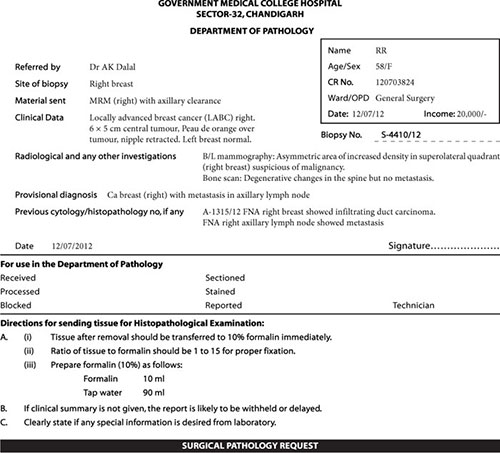
#> input picture sample2.jpg, 500 x 453 px
$ jupyter execute --allow-errors 'ImageToExcelTransform(Complex).ipynb'
#> lines starting #> are read from the running program, lines starting #| are printed output that depends on the picture; after the words box and inside, x2 and y2 are one past the last pixel; in counts of white or black regions, pixels touching at a corner belong together
[cell 1]
import pytesseract
import re
import openpyxl as opxl
from PIL import Image, ImageDraw
import nltk
from nltk.tokenize import word_tokenize, sent_tokenize
import re as regex
from collections import defaultdict
import cv2
import numpy as np

[cell 2]
import cv2

refPt = []
coords = []
cropping = False

def click_and_crop(event, x, y, flags, param):
    global refPt, cropping, coords, image

    if event == cv2.EVENT_LBUTTONDOWN:
        refPt = [(x, y)]
        cropping = True

    elif event == cv2.EVENT_LBUTTONUP:
        refPt.append((x, y))
        cropping = False

        if len(refPt) == 2:
            x_start, y_start = refPt[0]
            x_end, y_end = refPt[1]
            width = x_end - x_start
            height = y_end - y_start
            bbox = (x_start, y_start, width, height)
            coords.append(bbox)

            cv2.rectangle(image, refPt[0], refPt[1], (0, 255, 0), 2)
            cv2.imshow("image", image)

        refPt = []

image = cv2.imread('sample2.jpg')
#> image is the input picture: shape (453, 500, 3); mean B, G, R 232.8, 232.7, 232.8
clone = image.copy()

cv2.namedWindow("image")
cv2.setMouseCallback("image", click_and_crop)

while True:
    cv2.imshow("image", image)
    key = cv2.waitKey(1) & 0xFF
#> (key q is pressed here)
    if key == ord("r"):
        image = clone.copy()
        coords.clear()
    elif key == ord("q"):
        break

cv2.destroyAllWindows()

for i, box in enumerate(coords, 1):
    print(f"{i}: {box}")

[cell 3]
def string_conversion():
    pass


image = Image.open('sample2.jpg')
#> image: PIL image 500x453 RGB
placeholders = ['', ' ']
for box_coords in coords:
    new_image = image.crop((box_coords[0], box_coords[1], box_coords[0] + box_coords[2], box_coords[3] + box_coords[1]))
    ocr_data = pytesseract.image_to_data(new_image, output_type=pytesseract.Output.DICT)
    print(ocr_data)
    ocr_data['text'] = [o for o in ocr_data['text'] if o not in placeholders]
    string = ' '.join(ocr_data['text'])
    print(ocr_data['text'])
    print(string)

[cell 4]
#Method 2
image = cv2.imread('sample3.png')
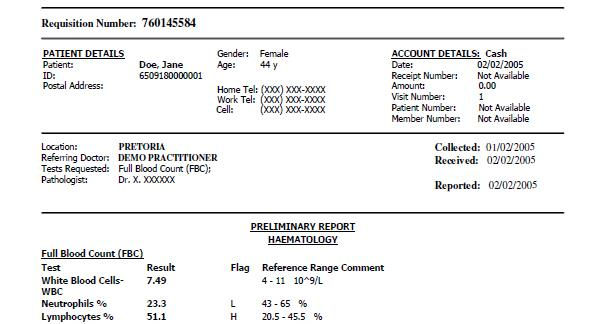
#> input picture sample3.png, 604 x 324 px
#> image is the input picture: shape (324, 604, 3); mean B, G, R 239.1, 239, 239
grayscale = cv2.cvtColor(image, cv2.COLOR_BGR2GRAY)
blur = cv2.GaussianBlur(grayscale, (7, 7), 0)
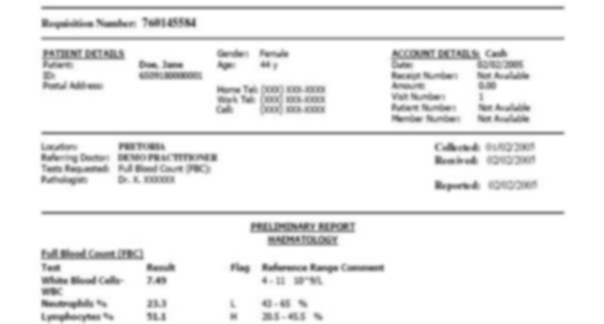
#> blur: shape (324, 604); min 97, max 255, mean 239
thresh = cv2.threshold(blur, 0, 255, cv2.THRESH_BINARY_INV + cv2.THRESH_OTSU)[1]
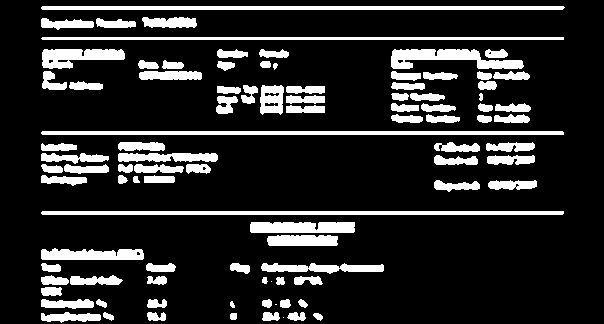
#> thresh: shape (324, 604); 16.1% white; 94 white regions (3 under 20 px), largest, box (x1, y1, x2, y2) and area: (41, 6, 565, 10) 2090, (41, 131, 564, 135) 2089, (41, 211, 564, 215) 2089

[cell 5]
# Load and preprocess
image = cv2.imread("sample3.png")
gray = cv2.cvtColor(image, cv2.COLOR_BGR2GRAY)
thresh = cv2.adaptiveThreshold(gray, 255, cv2.ADAPTIVE_THRESH_MEAN_C,
                               cv2.THRESH_BINARY_INV, 15, 10)
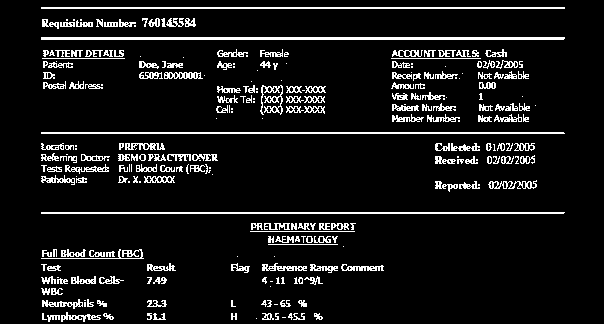
#> thresh: shape (324, 604); 8.8% white in thin lines or dots, all inside (x1, y1, x2, y2) = (41, 7, 565, 322)

# Dilate to connect boxes
kernel = cv2.getStructuringElement(cv2.MORPH_RECT, (5, 5))
dilated = cv2.dilate(thresh, kernel, iterations=2)
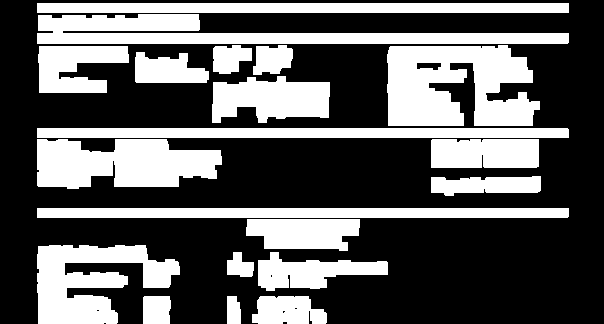
#> dilated: shape (324, 604); 36.9% white; 20 white regions

# Find contours
contours, _ = cv2.findContours(dilated, cv2.RETR_EXTERNAL, cv2.CHAIN_APPROX_SIMPLE)
#> contours = 20 contours; largest, box (x1, y1, x2, y2) and area: (387, 45, 540, 126) 9212, (37, 14, 569, 44) 7690, (37, 139, 222, 189) 6816, (37, 245, 180, 324) 6383, (37, 3, 569, 13) 4779
boxes = [cv2.boundingRect(c) for c in contours]
#> boxes = 20 items, first 6: (252, 296, 75, 28), (227, 296, 14, 28), (143, 296, 28, 28), (258, 252, 130, 39), (227, 252, 27, 25), (37, 245, 143, 79)

# Function to check if two boxes are near each other
def are_boxes_close(box1, box2, threshold=40):
    x1, y1, w1, h1 = box1
    x2, y2, w2, h2 = box2

    # Check if boxes are horizontally or vertically near
    horizontal_close = abs(x1 - x2) < threshold or abs((x1 + w1) - (x2 + w2)) < threshold
    vertical_close = abs(y1 - y2) < threshold or abs((y1 + h1) - (y2 + h2)) < threshold
    return horizontal_close and vertical_close

# Merge nearby boxes
merged = []
used = [False] * len(boxes)
#> used = [False, False, False, False, False, False, False, False, False, False, False, False, False, False, False, False, False, False, False, False]

for i in range(len(boxes)):
    if used[i]:
        continue
    x, y, w, h = boxes[i]
    for j in range(i + 1, len(boxes)):
        if used[j]:
            continue
        if are_boxes_close(boxes[i], boxes[j], threshold=25):
            x2, y2, w2, h2 = boxes[j]
            x = min(x, x2)
            y = min(y, y2)
            w = max(x + w, x2 + w2) - x
            h = max(y + h, y2 + h2) - y
            used[j] = True
    merged.append((x, y, w, h))
#> this loop made 20 passes

# Draw merged boxes
for (x, y, w, h) in merged:
    cv2.rectangle(image, (x, y), (x + w, y + h), (0, 255, 0), 2)
#> this loop made 17 passes
#> (x, y, w, h) on passes 1 to 12: (252, 296, 75, 28), (227, 296, 14, 28), (37, 245, 143, 79), (258, 252, 130, 39), (227, 252, 27, 25), (246, 219, 114, 32), (37, 208, 532, 10), (431, 176, 110, 20), (431, 139, 108, 29), (37, 128, 532, 50), (212, 76, 118, 47), (135, 52, 74, 31)
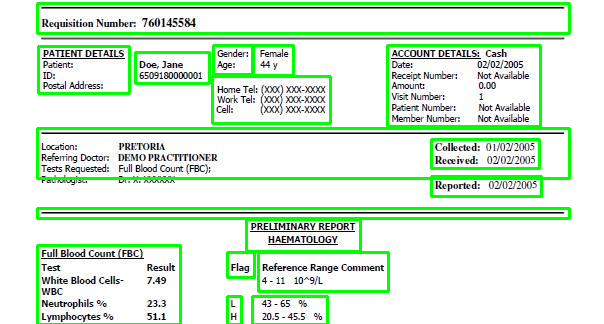
#> image: shape (324, 604, 3); 9.88% of pixels changed, all inside (x1, y1, x2, y2) = (36, 2, 571, 324)

cv2.imwrite('op.png', image)
#> Out = True

[cell 6]
#Optimised code @ 4/6/2025

def is_near(b1, b2, pad=15):
    x1, y1, w1, h1 = b1
    x2, y2, w2, h2 = b2

    # Create expanded bounding box of b1
    ex1 = x1 - pad
    ey1 = y1 - pad
    ex2 = x1 + w1 + pad
    ey2 = y1 + h1 + pad

    # Check if b2 is inside the expanded bounding box
    return (x2 >= ex1 and y2 >= ey1 and x2 + w2 <= ex2 and y2 + h2 <= ey2)

# Load and preprocess
image = cv2.imread("sample3.png")
sample_image = image.copy()
gray = cv2.cvtColor(image, cv2.COLOR_BGR2GRAY)
thresh = cv2.adaptiveThreshold(gray, 255, cv2.ADAPTIVE_THRESH_MEAN_C,
                               cv2.THRESH_BINARY_INV, 15, 10)

# Strengthen contours
kernel = cv2.getStructuringElement(cv2.MORPH_RECT, (5, 5))
dilated = cv2.dilate(thresh, kernel, iterations=2)

# Detect contours
contours, _ = cv2.findContours(dilated, cv2.RETR_EXTERNAL, cv2.CHAIN_APPROX_SIMPLE)
boxes = [cv2.boundingRect(c) for c in contours]
boxes = sorted(boxes, key=lambda b: b[2]*b[3], reverse=True)

merged = []
used = [False] * len(boxes)
bbox_list = []
for i in range(len(boxes)):
    if used[i]:
        continue

    x1, y1, w1, h1 = boxes[i]
    max_x, max_y = x1 + w1, y1 + h1
    min_x, min_y = x1, y1

    for j in range(i + 1, len(boxes)):
        if used[j]:
            continue

        b2 = boxes[j]
        x2, y2, w2, h2 = b2
        x2b, y2b = x2 + w2, y2 + h2

        if is_near(boxes[i], b2):
            # Expand the larger box to include the smaller box
            min_x = min(min_x, x2)
            min_y = min(min_y, y2)
            max_x = max(max_x, x2b)
            max_y = max(max_y, y2b)
            used[j] = True

    used[i] = True
    merged.append((min_x, min_y, max_x - min_x, max_y - min_y))
#> this loop made 20 passes

# Draw result
for (x, y, w, h) in merged:
    cv2.rectangle(image, (x, y), (x + w, y + h), (0, 255, 0), 2)
    bbox_list.append((x, y, x+w, y+h))
#> this loop made 18 passes
#> (x, y, w, h) on passes 1 to 12: (37, 3, 532, 41), (387, 45, 153, 81), (37, 245, 143, 79), (37, 139, 185, 50), (212, 76, 118, 47), (37, 208, 532, 10), (37, 128, 532, 10), (258, 252, 130, 39), (38, 46, 91, 47), (246, 219, 114, 32), (431, 139, 108, 29), (135, 52, 74, 31)
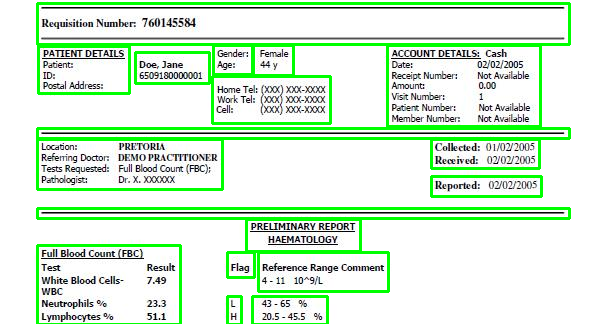
#> image: shape (324, 604, 3); 9.98% of pixels changed, all inside (x1, y1, x2, y2) = (36, 2, 571, 324)

cv2.imwrite('op.png', image)
#> Out = True

[cell 7]
print(bbox_list)
#> (printed output is left out)

[cell 8]
image = Image.open('sample3.png')
#> image: PIL image 604x324 RGBA
list1 = []
#> (the rest of this cell did not finish here and is left out)
